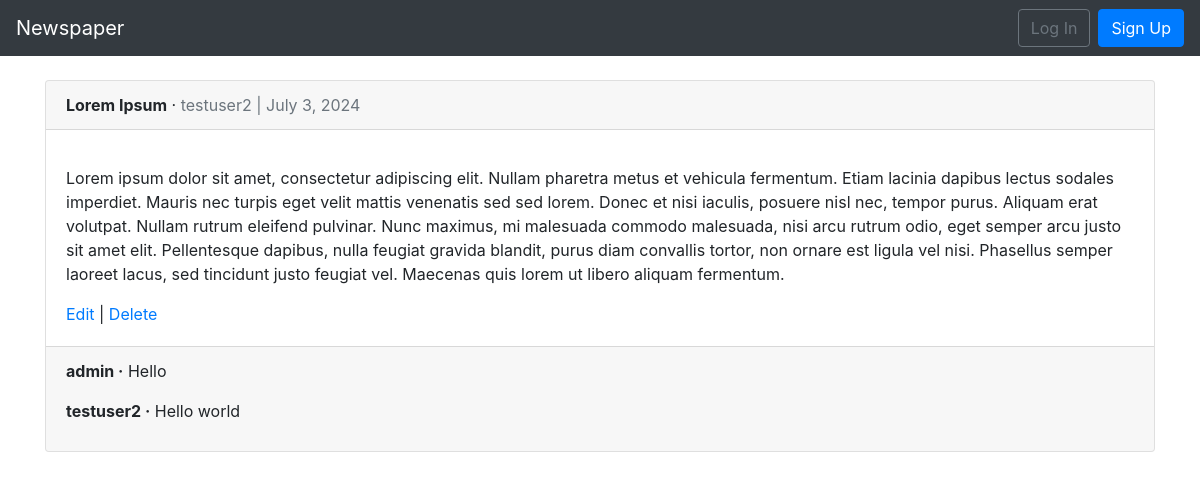
/articles/, run on an earlier commit of the app's database.
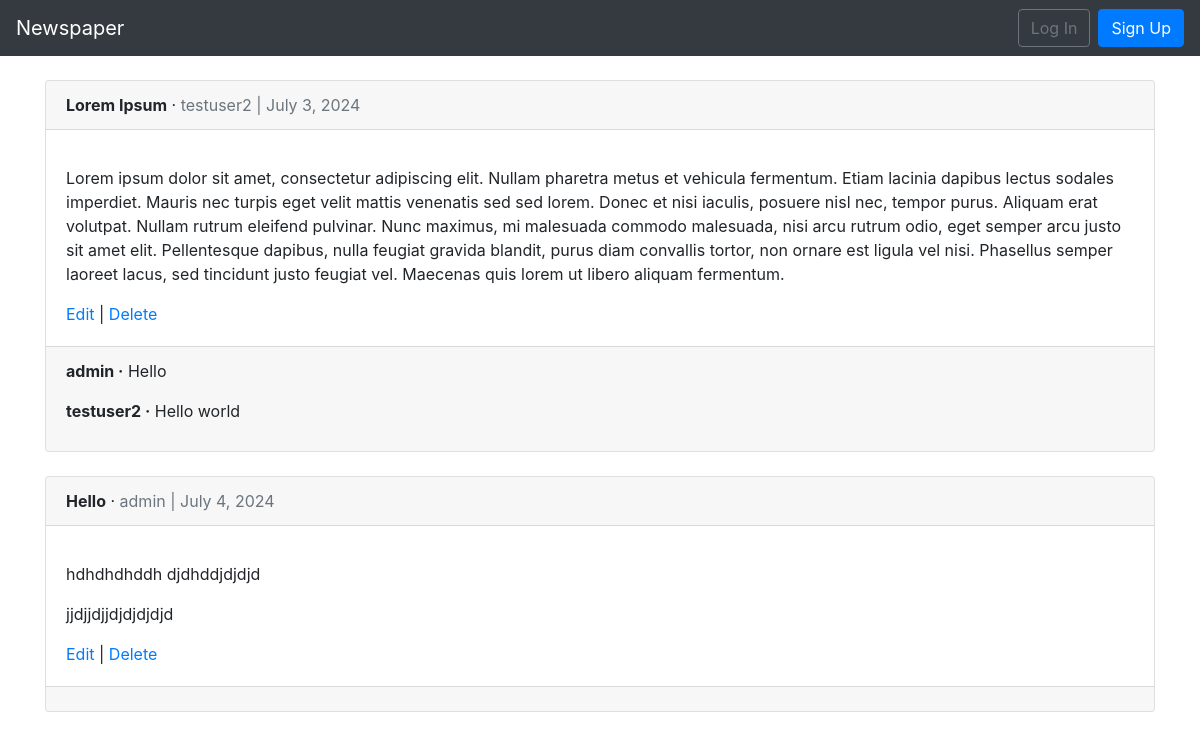
And on a later commit of the database.
### articles/models.py (models this page shows, shortened)
class Article(models.Model):
    title = models.CharField(max_length=255)
    body = models.TextField()
    date = models.DateField(auto_now_add=True)
    author = models.ForeignKey(
        get_user_model(),
        on_delete = models.CASCADE,
    )

class Comment(models.Model):
    article = models.ForeignKey(
        Article,
        on_delete=models.CASCADE,
        related_name='comments',)
    comment = models.CharField(max_length=140)
    author = models.ForeignKey(
        get_user_model(),
        on_delete=models.CASCADE,
    )
    def __str__(self):
        return self.comment

### users/models.py (models this page shows)
class CustomUser(AbstractUser):
    age = models.PositiveIntegerField(null=True, blank=True)

### articles/views.py (the view)
# urls.py: path('', ArticleListView.as_view(), name='article_list'),
class ArticleListView(ListView):
    model = Article
    template_name = 'article_list.html'

### articles/templatetags/markdown_extras.py (called while the page is built)
@register.filter()
@stringfilter
def markdown(value):
    return md.markdown(value, extensions=['markdown.extensions.fenced_code'])

### templates/article_list.html (shortened to what this page needs)
{% extends 'base.html' %}
{% load markdown_extras %}
{% load replace_tag %}
{% block content %}
    {% for article in object_list %}
        <div class="card">
            <div class="card-header">
                <span class="font-weight-bold">{{article.title}}</span> &middot;
                <span class="text-muted">{{article.author}} | {{article.date}}</span>
            </div>
            <div class="card-body">
                <p>{{ article.body | markdown | safe }}</p>
                <a href="{% url 'article_edit' article.pk %}">Edit</a> | <a href="{% url 'article_delete' article.pk %}">Delete</a>
            </div>
            <div class="card-footer">
                {% for comment in article.comments.all %}
                    <p>
                        <span class="font-weight-bold">{{comment.author}} &middot;</span>
                        {{comment}}
                    </p>
                {% endfor %}
            </div>
        </div>
        <br>
    {% endfor %}
{% endblock content %}

### templates/base.html (shortened to what this page needs)
<!DOCTYPE html>
<html lang="en">
<head>
    {% load markdown_extras %}
    <link rel="stylesheet" href="https://cdn.jsdelivr.net/npm/bootstrap@4.6.2/dist/css/bootstrap.min.css">
</head>
<body>
    <nav class="navbar navbar-expand-md navbar-dark bg-dark mb-4">
        <a href="{% url 'home' %}" class="navbar-brand">Newspaper</a>
        <div class="collapse navbar-collapse" id="navbarCollapse">
            {% if user.is_authenticated %}
                <ul class="navbar-nav ml-auto">
                    <li class="nav-item">
                        <a href="#" class="nav-link dropdown-toggle" id="userMenu" data-toggle="dropdown" aria-haspopup="true" aria-expanded="false">
                            {{user.username}}
                        </a>
                        <div class="dropdown-menu dropdown-menu-right" aria-labelledby="userMenu">
                            <a href="{% url 'password_change' %}" class="dropdown-item">Change password</a>
                            <div class="dropdown-divider"></div>
                                <form action="{% url 'logout' %}" method="post">
                                    {% csrf_token %}
                                    <button class="dropdown-item btn btn-link" type="submit">Log Out</button>
                                </form>
                        </div>
                    </li>
                </ul>
            {% else %}
                <form class="form-inline ml-auto">
                    <a href="{% url 'login' %}" class="btn btn-outline-secondary">Log In</a>
                    <a href="{% url 'signup' %}" class="btn btn-primary ml-2">Sign Up</a>
                </form>
            {% endif %}
        </div>
    </nav>
    <div class="container">
        {% block content %}
        {% endblock content %}
    </div>
</body>
</html>

What changed in the data, as far as the page shows it:
added Article: title "Hello", author "admin", date "July 4, 2024", body "hdhdhdhddh djdhddjdjdjd jjdjjdjjdjdjdjdjd"
